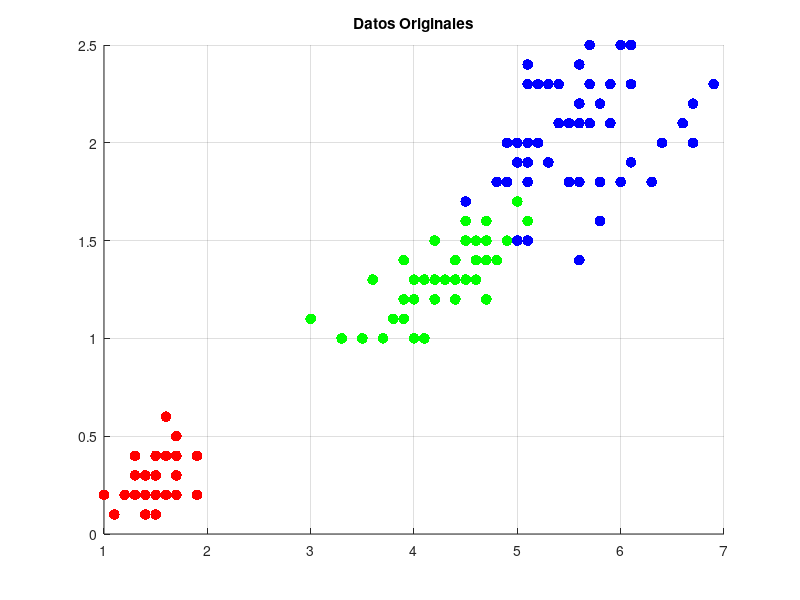
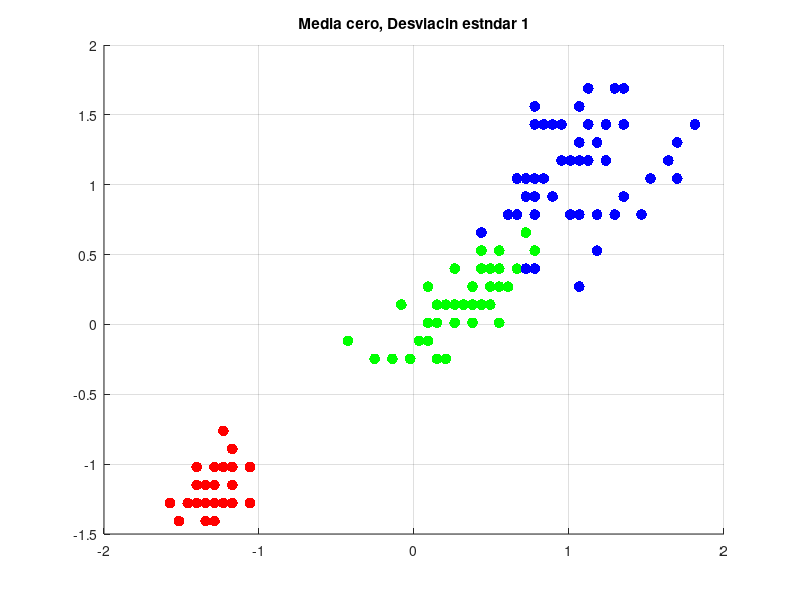
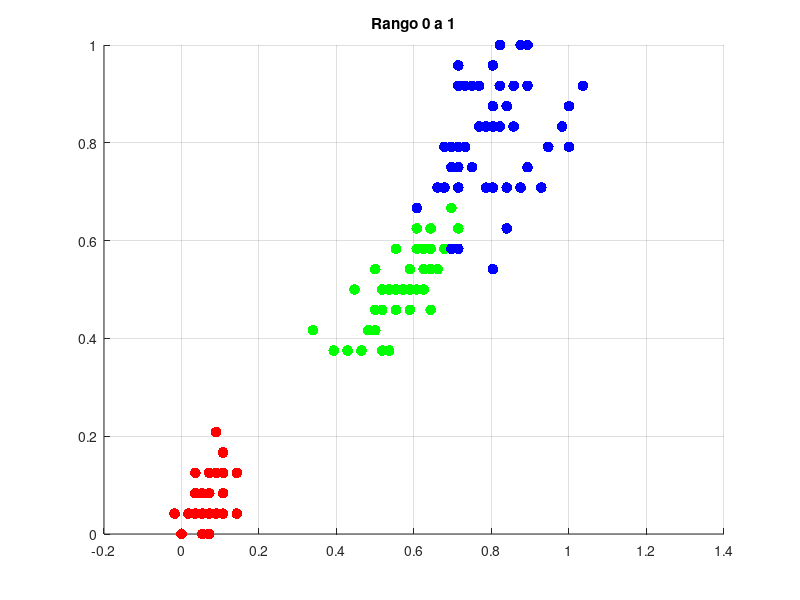
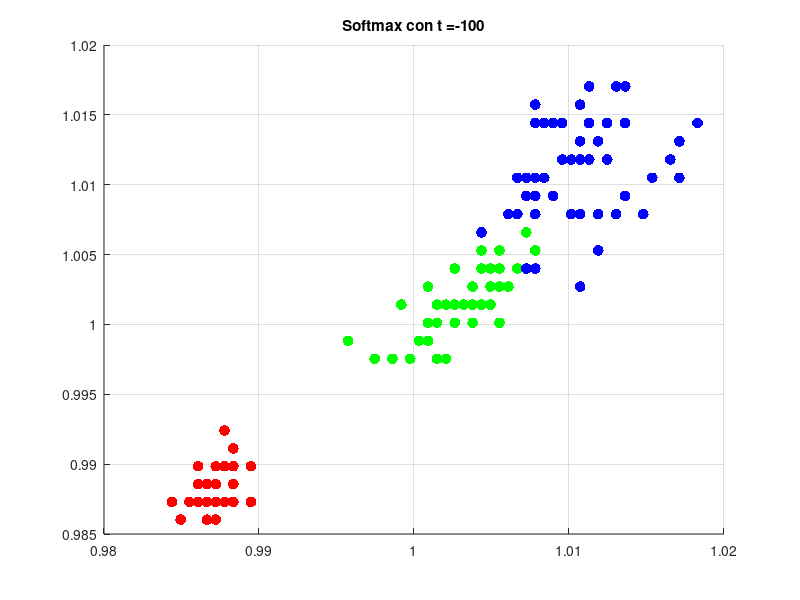

The MATLAB source for these figures, in order:
clear all; close all; clc;

load fisheriris;

X=meas(:,3:4);
y=zeros(3,150);
y(1,1:50)=1;
y(2,51:100)=1;
y(3,101:150)=1;
scatter(X(:,1)',X(:,2)',60, y','o', 'fill'); grid on;
title('Datos Originales');
% Clasificacin con rboles de desicin con los datos sin procesar
% Partition the data into training (50%) and validation (50%) sets.

n = size(meas,1);
rng(1) % For reproducibility
idxTrn = false(n,1);
idxTrn(randsample(n,round(0.5*n))) = true; % Training set logical indices
idxVal = idxTrn == false;                  % Validation set logical indices

% Normalizacin media cero desviacin estandar la unidad
m3=mean(X(idxTrn,1)); r3=std(X(idxTrn,1));
m4=mean(X(idxTrn,2)); r4=std(X(idxTrn,2));
% Para todos los datos se usa la media y desviacin encontrada con los
% datos de entrenamiento
xn1(:,1)=(X(:,1)-m3)/r3;
xn1(:,2)=(X(:,2)-m4)/r4;
% % Tambin funciona con la orden en Matlab mapstd(X(idxTrn)')';
figure;
scatter(xn1(:,1)',xn1(:,2)',60, y','o', 'fill'); grid on;
title('Media cero, Desviacin estndar 1');

%Normalizacin 0 a 1
m_1 = min(X(idxTrn,1));m_2 = min(X(idxTrn,2));
M_1 = max(X(idxTrn,1)); M_2 = max(X(idxTrn,2));
% Para todos los datos se usan los valores mnimo mximo encontrados con los
% datos de entrenamiento
xn2(:,1)=(X(:,1)-m_1)/(M_1-m_1);
xn2(:,2)=(X(:,2)-m_2)/(M_2-m_2);
figure;
scatter(xn2(:,1)',xn2(:,2)',60, y','o', 'fill'); grid on;
title('Rango 0 a 1');
% % Tambin funciona con la orden en Matlab mapminmax(X(idxTrn)',0,1)';


%Normalizacin Softmax
% la normalizacin softmax usa la media (m3 y m4) y desviacin estndar (r3 y r4)
% ya calculados a partir de los datos de entrenamiento para la primera normalizacin,
% y se aplica a todos los datos
media(1,:)=m3*ones(1,size(X,1));media(2,:)=m4*ones(1,size(X,1));
desviacion(1,:)=r3*ones(1,size(X,1));desviacion(2,:)=r4*ones(1,size(X,1));
t=-100;
xn4=(1./exp((X'-media)./(t*desviacion)))';

figure;
scatter(xn4(:,1)',xn4(:,2)',60, y','o', 'fill'); grid on;
title(strcat('Softmax con t =',num2str(t)));

